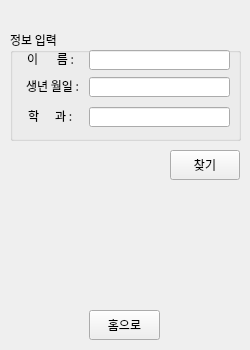
<?xml version="1.0" encoding="UTF-8"?>
<ui version="4.0">
 <class>Form</class>
 <widget class="QWidget" name="Form">
  <property name="geometry">
   <rect>
    <x>0</x>
    <y>0</y>
    <width>250</width>
    <height>350</height>
   </rect>
  </property>
  <property name="minimumSize">
   <size>
    <width>250</width>
    <height>350</height>
   </size>
  </property>
  <property name="maximumSize">
   <size>
    <width>250</width>
    <height>350</height>
   </size>
  </property>
  <property name="font">
   <font>
    <family>나눔고딕</family>
   </font>
  </property>
  <property name="windowTitle">
   <string>아이디 찾기</string>
  </property>
  <widget class="QGroupBox" name="groupBox">
   <property name="geometry">
    <rect>
     <x>10</x>
     <y>30</y>
     <width>231</width>
     <height>111</height>
    </rect>
   </property>
   <property name="title">
    <string>정보 입력</string>
   </property>
   <widget class="QLabel" name="label">
    <property name="geometry">
     <rect>
      <x>17</x>
      <y>23</y>
      <width>60</width>
      <height>12</height>
     </rect>
    </property>
    <property name="text">
     <string>이       름 : </string>
    </property>
   </widget>
   <widget class="QLineEdit" name="txtName">
    <property name="geometry">
     <rect>
      <x>79</x>
      <y>20</y>
      <width>141</width>
      <height>20</height>
     </rect>
    </property>
    <property name="inputMethodHints">
     <set>Qt::ImhDigitsOnly|Qt::ImhLatinOnly</set>
    </property>
    <property name="placeholderText">
     <string/>
    </property>
   </widget>
   <widget class="QLabel" name="label_2">
    <property name="geometry">
     <rect>
      <x>16</x>
      <y>50</y>
      <width>60</width>
      <height>12</height>
     </rect>
    </property>
    <property name="text">
     <string>생년 월일 :</string>
    </property>
   </widget>
   <widget class="QLineEdit" name="txtBirthYear">
    <property name="geometry">
     <rect>
      <x>79</x>
      <y>47</y>
      <width>141</width>
      <height>20</height>
     </rect>
    </property>
    <property name="inputMethodHints">
     <set>Qt::ImhFormattedNumbersOnly</set>
    </property>
   </widget>
   <widget class="QLineEdit" name="txtMajor">
    <property name="geometry">
     <rect>
      <x>79</x>
      <y>77</y>
      <width>141</width>
      <height>20</height>
     </rect>
    </property>
   </widget>
   <widget class="QLabel" name="label_3">
    <property name="geometry">
     <rect>
      <x>18</x>
      <y>80</y>
      <width>60</width>
      <height>12</height>
     </rect>
    </property>
    <property name="text">
     <string>학      과 :</string>
    </property>
   </widget>
  </widget>
  <widget class="QPushButton" name="btnFind">
   <property name="geometry">
    <rect>
     <x>170</x>
     <y>150</y>
     <width>70</width>
     <height>30</height>
    </rect>
   </property>
   <property name="text">
    <string>찾기</string>
   </property>
  </widget>
  <widget class="QPushButton" name="btnHome">
   <property name="geometry">
    <rect>
     <x>89</x>
     <y>310</y>
     <width>71</width>
     <height>30</height>
    </rect>
   </property>
   <property name="text">
    <string>홈으로</string>
   </property>
  </widget>
  <widget class="QLabel" name="lblName">
   <property name="geometry">
    <rect>
     <x>20</x>
     <y>190</y>
     <width>101</width>
     <height>21</height>
    </rect>
   </property>
   <property name="text">
    <string/>
   </property>
  </widget>
  <widget class="QLabel" name="lblfindID">
   <property name="geometry">
    <rect>
     <x>20</x>
     <y>220</y>
     <width>71</width>
     <height>21</height>
    </rect>
   </property>
   <property name="styleSheet">
    <string notr="true">color: rgb(0, 0, 255)</string>
   </property>
   <property name="text">
    <string/>
   </property>
  </widget>
  <widget class="QLabel" name="label_6">
   <property name="geometry">
    <rect>
     <x>140</x>
     <y>220</y>
     <width>51</width>
     <height>21</height>
    </rect>
   </property>
   <property name="text">
    <string/>
   </property>
  </widget>
 </widget>
 <resources/>
 <connections/>
</ui>
